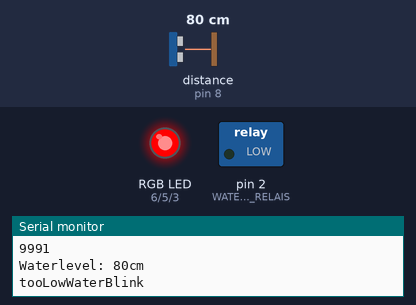
A sketch run on a simulated Arduino Uno, built with avr-gcc and run on an emulated ATmega328P. On the bench: switched loads named in the sketch (green lamp = pin HIGH), an RGB LED mixed from three pins (HIGH = lit), the last lines printed to the serial monitor. Dashed ring = blinking. The test bench sets the inputs (shaded band); at power-on: distance to the obstacle (sensor on pin 8) 80 cm. The echo pulse lasts 58.3 µs per cm.

Above: at 2.2 s.
2.3 s: distance to the obstacle (sensor on pin 8) set to 18 cm
5.3 s: distance to the obstacle (sensor on pin 8) set to 15 cm
At 8.0 s:
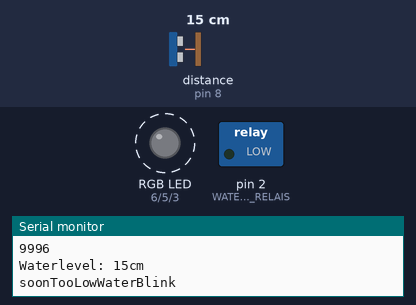
9.4 s: distance to the obstacle (sensor on pin 8) set to 2 cm
At 11.0 s:
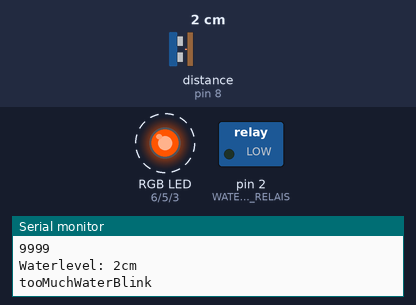
13.5 s: distance to the obstacle (sensor on pin 8) set to 35 cm
At 15.0 s:
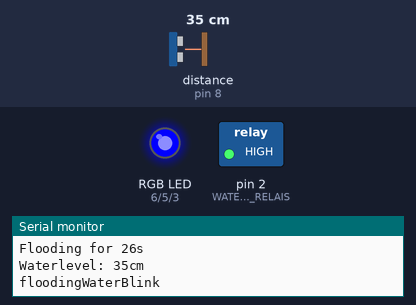
Timing chart, 0 to 16.9 s (numbered marks = the images above; inputs shaded):
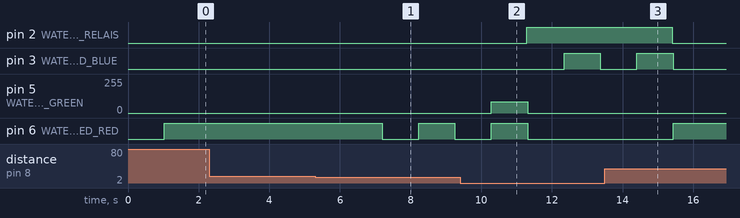

Measured:
- the behaviour switches between 17 and 16 cm on distance to the obstacle (sensor on pin 8) (found by bisection; images 0 and 1)
- after the input at 5.3 s, pin 6 (WATER_LEVEL_LED_RED): HIGH → LOW after 1.9 s, → HIGH 1.0 s later, → LOW 1.0 s later
- after the input at 9.4 s, pin 5 (WATER_LEVEL_LED_GREEN): 0/255 → 85/255 after 0.88 s, → 0/255 1.0 s later
- after the input at 13.5 s, pin 2 (WATERING_RELAIS): HIGH → LOW after 1.9 s; pin 3 (WATER_LEVEL_LED_BLUE): goes on until 15.4 s, then stays LOW; pin 6 (WATER_LEVEL_LED_RED): LOW → HIGH after 1.9 s

The sketch:

Water.ino
```cpp
#include "modules/WaterSensorClass.h"
#include "modules/WaterLedClass.h"
#include "Arduino.h"

#define WATERING_RELAIS 2

WaterSensor *waterSensor;
WaterLed *waterLed;
bool flooding;
bool flooding_aborted;

unsigned long WATER_INTERVAL = 10000; //kinda 2.5h
//unsigned long WATER_INTERVAL = 90; //test every 90 sec

unsigned int currentWaterCheckTime;
unsigned int currentFloodTime;
const unsigned int MILLI_2_SEC = 1000;

void setup() {
  Serial.begin(9600);//Initialization of Serial Port
  pinMode(WATERING_RELAIS, OUTPUT);
  waterLed = new WaterLed();
  waterSensor = new WaterSensor();
  flooding = false;
  flooding_aborted = false;
  currentWaterCheckTime = WATER_INTERVAL - 10; //start the first flooding 10 sec after the start
  currentFloodTime = 0;
  delay(1000);
}

const unsigned int CORE_LOOP = 1000;
void loop() {
  waterSensor->measure_water_level();
  setWaterLevelLed();
  delay(CORE_LOOP);
  checkWaterTime();
  if (flooding) {
    checkFloodStatus();
  }
}

void checkWaterTime() {
  currentWaterCheckTime += CORE_LOOP / MILLI_2_SEC;
  Serial.print(String(F("Next watering in ")));
  Serial.print(WATER_INTERVAL - currentWaterCheckTime);
  Serial.println(String(F("s")));
  Serial.println(currentWaterCheckTime);
  if (currentWaterCheckTime >= WATER_INTERVAL) { //Start flooding every x hours
    currentWaterCheckTime = 0;
    startFlooding();
  } else if (flooding_aborted) {
    if (!waterSensor->soonNotEnoughWater()) { //need some minimum water to start
      startFlooding();
    }
  }
}

void startFlooding() {
  if (flooding == true) { return; }
  bool enoughWaterToFlood = waterSensor->enoughWaterToFlood();
  if (enoughWaterToFlood) {
    Serial.println(F("Start flooding"));
    flooding = true;
    flooding_aborted = false;
    currentFloodTime = 0;
    digitalWrite(WATERING_RELAIS, HIGH);   // turn the RELEAIS on (HIGH is the voltage level)
  } else {
    flooding_aborted = true;
    Serial.println(F("Waterlevel too low. Abort start flooding"));
  }
}

const unsigned int FLOOD_LENGTH = 30; //30 seconds of flooding
void checkFloodStatus(){
  bool enoughWaterToFlood = waterSensor->enoughWaterToFlood();
  currentFloodTime += CORE_LOOP / MILLI_2_SEC;
  if (!enoughWaterToFlood || currentFloodTime >= FLOOD_LENGTH) { //stop flooding after FLOOD_LENGTH
    stopFlooding();
  } else {
    Serial.print(String(F("Flooding for ")));
    Serial.print(FLOOD_LENGTH - currentFloodTime);
    Serial.println(String(F("s")));
  }
}

void stopFlooding() {
  Serial.println(F("Stop flooding"));
  flooding = false;
  digitalWrite(WATERING_RELAIS, LOW);   // turn the RELEAIS off
}

void setWaterLevelLed() {
  if (flooding) {
    waterLed->floodingWaterBlink();
  } else {
      if (waterSensor->tooMuchWater()) {
      waterLed->tooMuchWaterBlink();
    } else if (waterSensor->enoughWater()){
      if (waterSensor->soonNotEnoughWater()) {
        waterLed->soonTooLowWaterBlink();
      } else {
        waterLed->rightAmountOfWaterBlink();
      }
    } else {
      waterLed->tooLowWaterBlink();
    }
  }
}
```

WaterLedClass.h
```cpp
#include "Arduino.h"
class WaterLed {
    #define WATER_LEVEL_LED_BLUE 3
    #define WATER_LEVEL_LED_GREEN 5
    #define WATER_LEVEL_LED_RED 6

    private:
        bool _blinkState = false;

        int blinkState() {
            _blinkState = !_blinkState;
            return _blinkState;
        }

    public:
        WaterLed() {
            pinMode(WATER_LEVEL_LED_BLUE, OUTPUT);
            pinMode(WATER_LEVEL_LED_GREEN, OUTPUT);
            pinMode(WATER_LEVEL_LED_RED, OUTPUT);
        }

        void tooLowWaterBlink() {
            Serial.println(String(F("tooLowWaterBlink")));
            digitalWrite(WATER_LEVEL_LED_RED, HIGH);
            digitalWrite(WATER_LEVEL_LED_GREEN, LOW);
            digitalWrite(WATER_LEVEL_LED_BLUE, LOW);
        }

        void rightAmountOfWaterBlink() {
            Serial.println(String(F("rightAmountOfWaterBlink")));
            digitalWrite(WATER_LEVEL_LED_BLUE, LOW);
            digitalWrite(WATER_LEVEL_LED_GREEN, LOW);
            digitalWrite(WATER_LEVEL_LED_RED, LOW);
        }

        void soonTooLowWaterBlink() {
            Serial.println(String(F("soonTooLowWaterBlink")));
            if (blinkState()) {
                digitalWrite(WATER_LEVEL_LED_RED, HIGH);
                digitalWrite(WATER_LEVEL_LED_GREEN, LOW);
                digitalWrite(WATER_LEVEL_LED_BLUE, LOW);
            } else {
                digitalWrite(WATER_LEVEL_LED_RED, LOW);
                digitalWrite(WATER_LEVEL_LED_GREEN, LOW);
                digitalWrite(WATER_LEVEL_LED_BLUE, LOW);
            }
        }

        void tooMuchWaterBlink() {
            Serial.println(String(F("tooMuchWaterBlink")));
            if (blinkState()) {
                analogWrite(WATER_LEVEL_LED_RED, 255);
                analogWrite(WATER_LEVEL_LED_GREEN, 85);
                digitalWrite(WATER_LEVEL_LED_BLUE, LOW);
            } else {
                digitalWrite(WATER_LEVEL_LED_RED, LOW);
                digitalWrite(WATER_LEVEL_LED_GREEN, LOW);
                digitalWrite(WATER_LEVEL_LED_BLUE, LOW);
            }
        }

        void floodingWaterBlink() {
            Serial.println(String(F("floodingWaterBlink")));
            if (blinkState()) {
                digitalWrite(WATER_LEVEL_LED_RED, LOW);
                digitalWrite(WATER_LEVEL_LED_GREEN, LOW);
                digitalWrite(WATER_LEVEL_LED_BLUE, HIGH);
            } else {
                digitalWrite(WATER_LEVEL_LED_RED, LOW);
                digitalWrite(WATER_LEVEL_LED_GREEN, LOW);
                digitalWrite(WATER_LEVEL_LED_BLUE, LOW);
            }
        }

};
```

WaterSensorClass.h
```cpp
#include "SR04.h"
#include "Arduino.h"
class WaterSensor {
    #define TRIG_PIN 8
    #define ECHO_PIN 7

    private:
        SR04 *sr04;
        const unsigned int WARN_WATER_LEVEL = 14;
        const unsigned int MIN_WATER_LEVEL = 16;
        const unsigned int MAX_WATER_LEVEL = 5;

        long waterLevel = 0;

    public:
        WaterSensor() {
            pinMode(TRIG_PIN, OUTPUT);
            pinMode(ECHO_PIN, INPUT);
            sr04 = new SR04(ECHO_PIN,TRIG_PIN);
        }

        bool enoughWaterToFlood() {
            return enoughWater();
        }

        bool enoughWater() {
            return waterLevel <= MIN_WATER_LEVEL; //16 cm and higer
        }

        bool soonNotEnoughWater() {
            return waterLevel >= WARN_WATER_LEVEL; //14 cm and lower
        }

        bool tooMuchWater() {
            return waterLevel < MAX_WATER_LEVEL;
        }

        void measure_water_level() {
            waterLevel = sr04->Distance();
            //waterLevel = 17;
            Serial.print(F("Waterlevel: "));
            Serial.print(waterLevel);    //The difference between "Serial.print" and "Serial.println"
            Serial.println(F("cm")); //is that "Serial.println" can change lines.
        }
};
```
